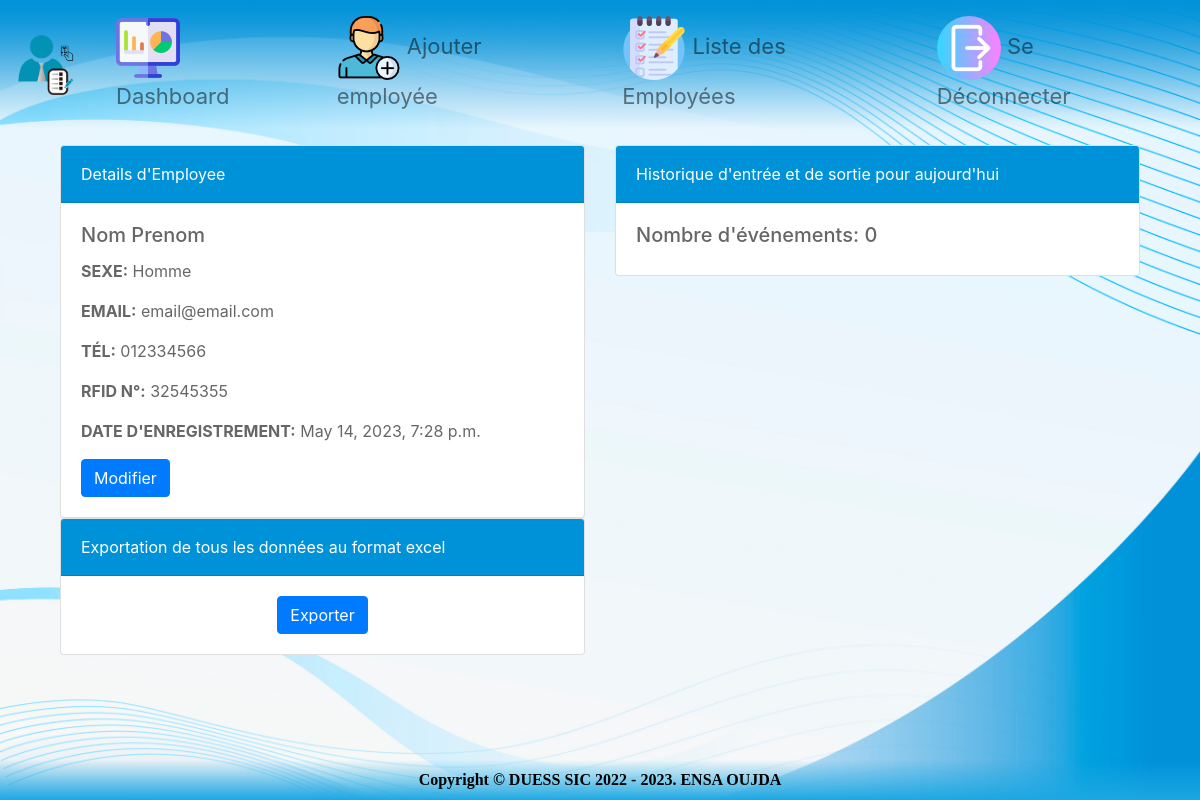
The page /details/2 on the database as committed earlier.
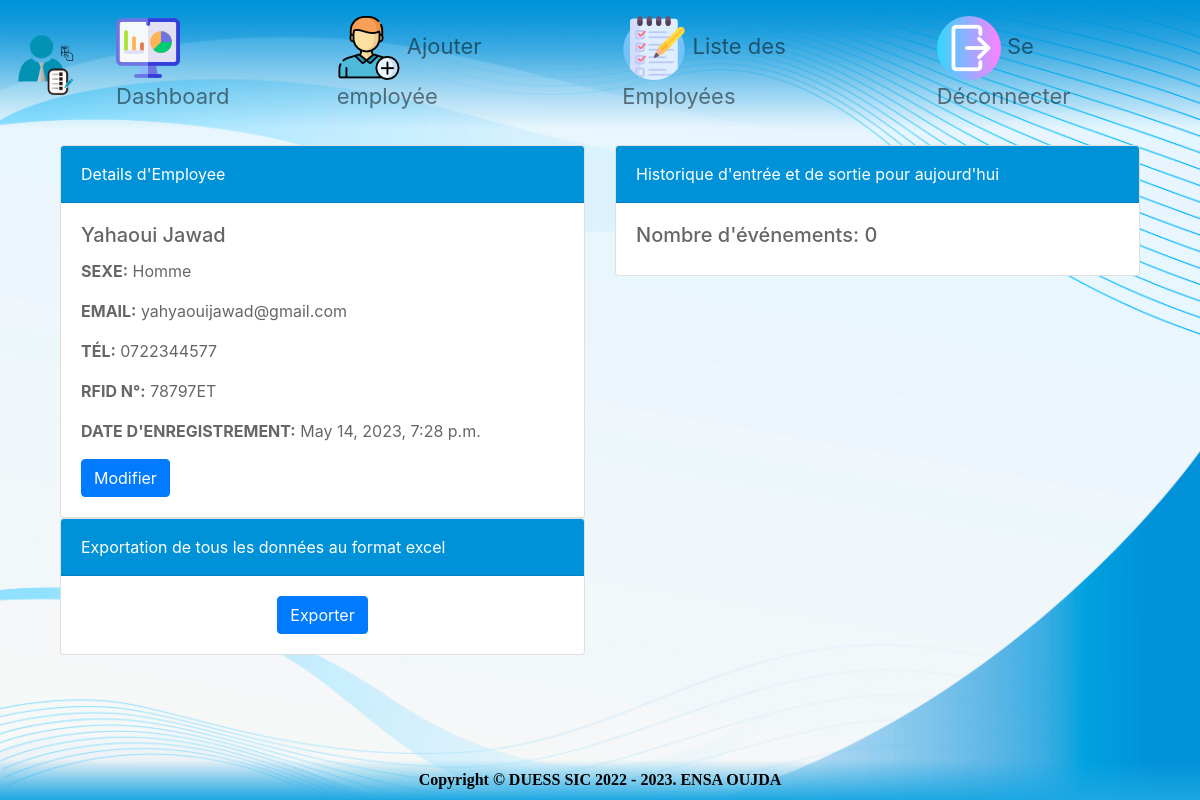
The same page on the database as committed later.
### app/models.py (models this page shows, shortened)
class Employe(models.Model):
    nom = models.CharField(max_length=50)
    prenom = models.CharField(max_length=50)
    SEXE = [
        ("HOMME", "Homme"),
        ("FEMME", "Femme"),
    ]
    sexe = models.CharField(max_length=5, choices=SEXE)
    email = models.EmailField(max_length=254)
    tel = models.CharField(max_length=20)
    date_enregistrement = models.DateTimeField(auto_now_add=True)
    num_rfid = models.CharField(max_length=20, unique=True)

### app/views.py (the view)
# urls.py: path("details/<int:pk>", views.details_employe, name="details"),
def details_employe(request, pk):
    employe = get_object_or_404(Employe, pk=pk)
    events = employe.entree_sorties.filter(employe=employe, date_event=datetime.now().date()).order_by("-time")
    num_events = events.count()
    return render(request, 'details_employe.html', {'employe': employe, 'events': events, 'num_events': num_events})

### templates/details_employe.html (shortened to what this page needs)
{% extends 'base.html' %}
{% load static %}
{% block content %}
    <div class="container mt-3">
        <div class="row">
            <div class="col-md-6">
                <div class="card">
                    <div class="card-header py-3" style="background-color: #0092d9;color: white;">
                        Details d'Employee
                    </div>
                    <div class="card-body">
                        <h5 class="card-title">{{ employe.nom|title }} {{ employe.prenom|title }}</h5>
                        <p class="card-text"><span
                                class="text-uppercase text-xxs font-weight-bolder">Sexe:</span> {{ employe.sexe|title }}
                        </p>
                        <p class="card-text"><span
                                class="text-uppercase text-xxs font-weight-bolder">Email:</span> {{ employe.email }}</p>
                        <p class="card-text"><span
                                class="text-uppercase text-xxs font-weight-bolder">Tél:</span> {{ employe.tel }}</p>
                        <p class="card-text"><span
                                class="text-uppercase text-xxs font-weight-bolder">RFID N°:</span> {{ employe.num_rfid }}
                        </p>
                        <p class="card-text"><span class="text-uppercase text-xxs font-weight-bolder">Date d'enregistrement:</span> {{ employe.date_enregistrement }}
                        </p>
                                                <a href="{% url 'update_employe' employe.id %}" class="btn btn-primary">Modifier</a>
                    </div>
                </div>
            </div>
            <div class="col-md-6">
                <div class="card">
                    <div class="card-header py-3" style="background-color: #0092d9;color: white;">
                        Historique d'entrée et de sortie pour aujourd'hui
                    </div>
                    <div class="card-body" style="max-height: 65vh;overflow: auto;">
                        <h5>Nombre d'événements: {{ num_events }}</h5>
                    </div>
                </div>
            </div>
        </div>
        <div class="row">
            <div class="col-md-6">
                <div class="card">
                    <div class="card-header py-3" style="background-color: #0092d9;color: white;">
                        Exportation de tous les données au format excel
                    </div>
                    <div class="card-body text-center">
                        <a href="{% url 'export_csv' employe.pk %}" class="btn btn-primary"> Exporter </a>
                    </div>
                </div>
            </div>
        </div>
    </div>
{% endblock %}

Rows that differ between the two databases and show on the page:
changed Employe "Homme": nom "Nom" → "Yahaoui"; prenom "Prenom" → "Jawad"; email "email@email.com" → "yahyaouijawad@gmail.com"; tel "012334566" → "0722344577"; num_rfid "32545355" → "78797ET"
